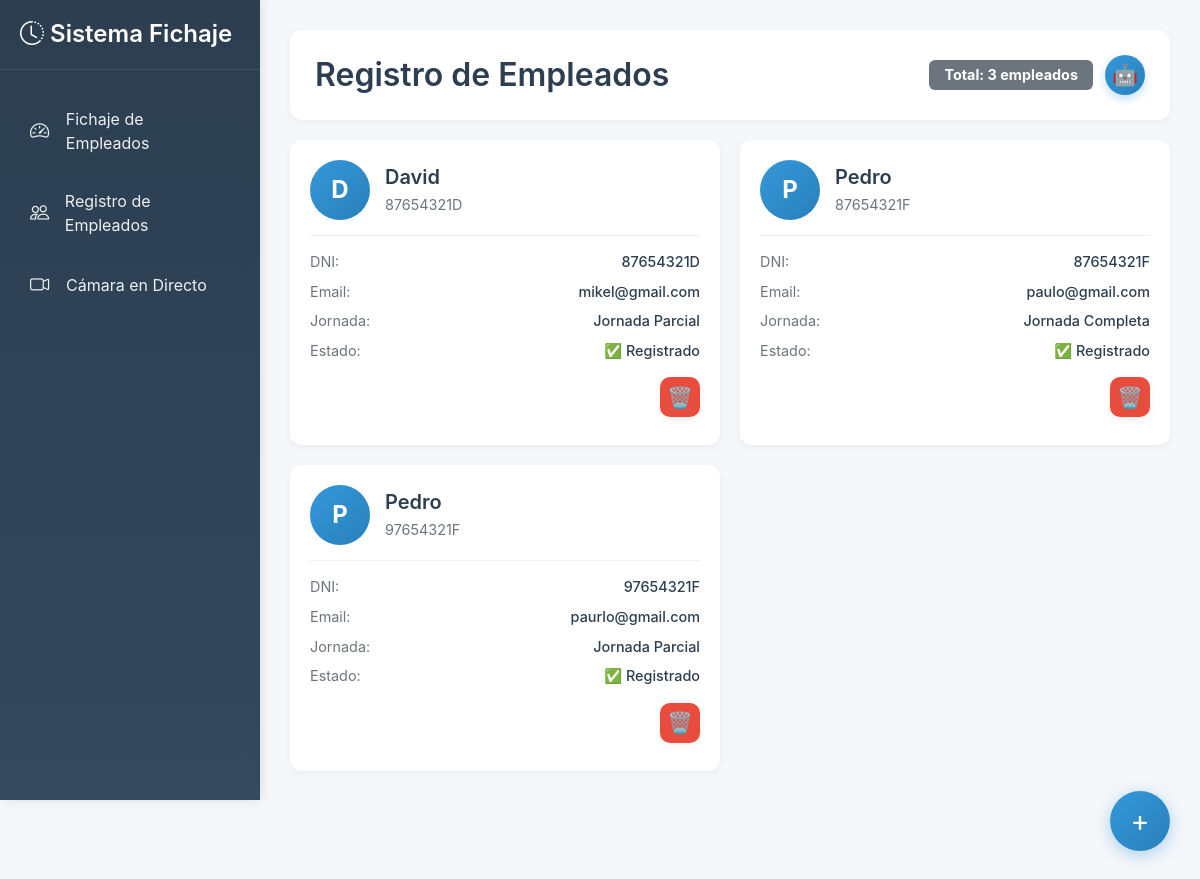
Screenshot of /registro_empleados with the database file from the repository.
### core/bd/bd_create.py (models this page shows, shortened)
class Empleado(db.Model):
    __tablename__ = "empleados"
    dni = db.Column(db.String(9), primary_key=True)
    nombre = db.Column(db.String(100), nullable=False)
    email = db.Column(db.String(120), unique=True, nullable=False)
    jornada = db.Column(db.Integer, nullable=False)  # Horas de jornada (4, 6, 8)
    minutos_trabajados = db.Column(db.Integer, default=0)  # Total acumulado en minutos
    estado = db.Column(db.String(20), default='out')  # 'out', 'working', 'completado'
    path_image = db.Column(db.String, nullable=False)
    hora_entrada = db.Column(db.DateTime, nullable=True)  # Timestamp de entrada
    minutos_sesion_actual = db.Column(db.Integer, default=0)  # Minutos de la sesión actual

### web/routes/main_routes.py (the view)
@main_bp.route('/registro_empleados')
def registro_empleados():
    return render_template('registro_empleados.html', employees=obtener_empleados_lista())

### core/bd/bd_functions.py (called while the page is built)
def obtener_empleados_lista():
    engine = create_engine(Config.SQLALCHEMY_DATABASE_URI)
    Session = sessionmaker(bind=engine)
    session = Session()
    try:
        empleados = session.query(Empleado).all()
        return empleados
    except Exception as e:
        print(f"Error al obtener empleados: {e}")
        return []
    finally:
        session.close()

### templates/registro_empleados.html (shortened to what this page needs)
{% extends "base.html" %}
{% block content %}
<div class="header-section">
    <h2>Registro de Empleados</h2>
    <div class="header-buttons">
        <span class="badge bg-secondary" style="padding: 8px 15px; font-size: 0.9rem;">
            Total: {{ employees|length if employees else 0 }} empleados
        </span>
        <button class="entrenar-modelo-btn" onclick="entrenarModelo()">🤖</button>
    </div>
</div>
<div class="employees-grid">
    {% if employees %}
        {% for employee in employees %}
        <div class="employee-card">
            <div class="employee-card-header">
                <div class="employee-card-avatar">
                    {{ employee.nombre[0]|upper }}{{ employee.nombre.split()[1][0]|upper if employee.nombre.split()|length > 1 else '' }}
                </div>
                <div class="employee-card-info">
                    <h5>{{ employee.nombre }}</h5>
                    <p>{{ employee.dni }}</p>
                </div>
            </div>
            <div class="employee-card-details">
                <div class="detail-row">
                    <span class="detail-label">DNI:</span>
                    <span class="detail-value">{{ employee.dni }}</span>
                </div>
                <div class="detail-row">
                    <span class="detail-label">Email:</span>
                    <span class="detail-value">{{ employee.email }}</span>
                </div>
                <div class="detail-row">
                    <span class="detail-label">Jornada:</span>
                    <span class="detail-value">
                        {% if employee.jornada == 8 %}Jornada Completa{% elif employee.jornada == 4 %}Jornada Parcial{% elif employee.jornada == 6 %}Jornada Intensiva{% else %}{{ employee.jornada }}{% endif %}
                    </span>
                </div>
                <div class="detail-row">
                    <span class="detail-label">Estado:</span>
                    <span class="detail-value">✅ Registrado</span>
                </div>
                <div class="detail-row" style="justify-content: flex-end;">
                    <button class="delete-employee-btn" title="Eliminar empleado" onclick="deleteEmployee('{{ employee.dni }}')">
                        🗑️
                    </button>
                </div>
            </div>
        </div>
        {% endfor %}
    {% endif %}
</div>
<button class="add-employee-btn" onclick="openModal()">+</button>
{% endblock %}

### templates/base.html (shortened to what this page needs)
<!DOCTYPE html>
<html lang="es">
<head>
    <link href="https://cdn.jsdelivr.net/npm/bootstrap@5.3.0/dist/css/bootstrap.min.css" rel="stylesheet">
    <link rel="stylesheet" href="https://cdn.jsdelivr.net/npm/bootstrap-icons@1.11.0/font/bootstrap-icons.css">
</head>
<body>
    <div class="sidebar" id="sidebar">
        <div class="sidebar-header">
            <h4><i class="bi bi-clock-history"></i> Sistema Fichaje</h4>
        </div>
        <nav class="nav flex-column">
            <div class="nav-item">
                <a href="{{ url_for('main.dashboard') }}" class="nav-link {% if request.endpoint == 'dashboard' %}active{% endif %}">
                    <i class="bi bi-speedometer2"></i>
                    <span>Fichaje de Empleados</span>
                </a>
            </div>
            <div class="nav-item">
                <a href="{{ url_for('main.registro_empleados') }}" class="nav-link {% if request.endpoint == 'registro_empleados' %}active{% endif %}">
                    <i class="bi bi-people"></i>
                    <span>Registro de Empleados</span>
                </a>
            </div>
            <div class="nav-item">
                <a href="{{ url_for('main.camara') }}" class="nav-link {% if request.endpoint == 'camara_directo' %}active{% endif %}">
                    <i class="bi bi-camera-video"></i>
                    <span>Cámara en Directo</span>
                </a>
            </div>
        </nav>
    </div>
    <div class="main-content">
        {% block content %}{% endblock %}
    </div>
</body>
</html>

### templates/base.html (style rules this page uses)
body { font-family: -apple-system, BlinkMacSystemFont, 'Segoe UI', Roboto, Oxygen, Ubuntu, Cantarell, sans-serif; background-color: #f5f7fa; }
.sidebar { position: fixed; top: 0; left: 0; height: 100vh; width: 260px; background: linear-gradient(180deg, #2c3e50 0%, #34495e 100%); padding: 20px 0; box-shadow: 2px 0 10px rgba(0,0,0,0.1); z-index: 1000; transition: transform 0.3s ease; }
.sidebar-header { padding: 0 20px 20px; border-bottom: 1px solid rgba(255,255,255,0.1); margin-bottom: 20px; }
.sidebar-header h4 { color: #fff; font-weight: 600; margin: 0; }
.nav-item { margin: 5px 15px; }
.nav-link { color: #ecf0f1; padding: 12px 15px; border-radius: 8px; display: flex; align-items: center; transition: all 0.3s; text-decoration: none; }
.nav-link i { margin-right: 12px; font-size: 1.2rem; width: 24px; }
.main-content { margin-left: 260px; padding: 30px; min-height: 100vh; }

### templates/registro_empleados.html (style rules this page uses)
.delete-employee-btn { background: #e74c3c; border: none; color: white; font-size: 1.3rem; border-radius: 10px; width: 40px; height: 40px; display: flex; align-items: center; justify-content: center; box-shadow: 0 2px 8px rgba(231,76,60,0.10); transition: transform 0.18s, box-shadow 0.18s; cursor: pointer; margin-top: 8px; }
.header-section { background: white; padding: 25px; border-radius: 12px; box-shadow: 0 2px 8px rgba(0,0,0,0.05); margin-bottom: 30px; display: flex; justify-content: space-between; align-items: center; }
.header-section h2 { margin: 0; color: #2c3e50; font-weight: 600; }
.employees-grid { display: grid; grid-template-columns: repeat(auto-fill, minmax(300px, 1fr)); gap: 20px; margin-bottom: 80px; }
.employee-card { background: white; border-radius: 12px; box-shadow: 0 2px 8px rgba(0,0,0,0.05); padding: 20px; transition: transform 0.2s, box-shadow 0.2s; cursor: pointer; }
.employee-card-header { display: flex; align-items: center; gap: 15px; margin-bottom: 15px; }
.employee-card-avatar { width: 60px; height: 60px; border-radius: 50%; background: linear-gradient(135deg, #3498db 0%, #2980b9 100%); color: white; display: flex; align-items: center; justify-content: center; font-size: 1.5rem; font-weight: bold; }
.employee-card-info h5 { margin: 0; color: #2c3e50; font-weight: 600; }
.employee-card-info p { margin: 5px 0 0; color: #6c757d; font-size: 0.9rem; }
.employee-card-details { border-top: 1px solid #f0f0f0; padding-top: 15px; }
.detail-row { display: flex; justify-content: space-between; margin-bottom: 8px; font-size: 0.9rem; }
.detail-label { color: #6c757d; }
.detail-value { color: #2c3e50; font-weight: 500; }
.add-employee-btn { position: fixed; bottom: 30px; right: 30px; width: 60px; height: 60px; border-radius: 50%; background: linear-gradient(135deg, #3498db 0%, #2980b9 100%); color: white; border: none; box-shadow: 0 4px 16px rgba(52,152,219,0.4); font-size: 1.8rem; display: flex; align-items: center; justify-content: center; cursor: pointer; transition: transform 0.2s, box-shadow 0.2s; z-index: 999; }
.header-section { display: flex; justify-content: space-between; align-items: center; margin-bottom: 20px; }
.header-buttons { display: flex; align-items: center; gap: 12px; }
.entrenar-modelo-btn { width: 40px; height: 40px; border-radius: 50%; background: linear-gradient(135deg, #3498db 0%, #2980b9 100%); color: white; border: none; font-size: 1.3rem; display: flex; justify-content: center; align-items: center; cursor: pointer; box-shadow: 0 4px 10px rgba(52,152,219,0.3); transition: transform 0.2s ease; }

### rows the page displays
Empleado: nombre "D", nombre "David", dni "87654321D", email "mikel@gmail.com", jornada "Jornada Parcial"
Empleado: nombre "P", nombre "Pedro", dni "87654321F", email "paulo@gmail.com", jornada "Jornada Completa"
Empleado: nombre "P", nombre "Pedro", dni "97654321F", email "paurlo@gmail.com", jornada "Jornada Parcial"

### other values shown
{{ employees|length if employees else 0 }} "3"
